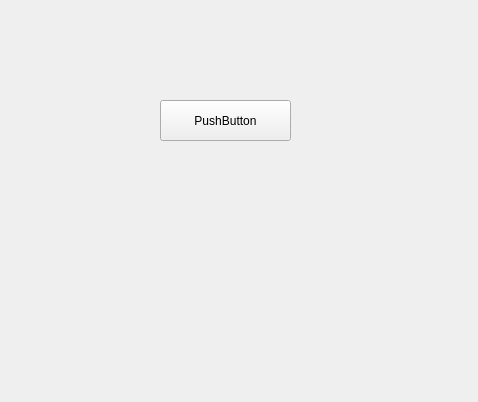
<?xml version="1.0" encoding="UTF-8"?>
<ui version="4.0">
 <class>DispWidget</class>
 <widget class="QWidget" name="DispWidget">
  <property name="geometry">
   <rect>
    <x>0</x>
    <y>0</y>
    <width>478</width>
    <height>402</height>
   </rect>
  </property>
  <property name="windowTitle">
   <string>Form</string>
  </property>
  <widget class="QPushButton" name="pushButton">
   <property name="geometry">
    <rect>
     <x>160</x>
     <y>100</y>
     <width>131</width>
     <height>41</height>
    </rect>
   </property>
   <property name="text">
    <string>PushButton</string>
   </property>
  </widget>
 </widget>
 <resources/>
 <connections/>
</ui>
